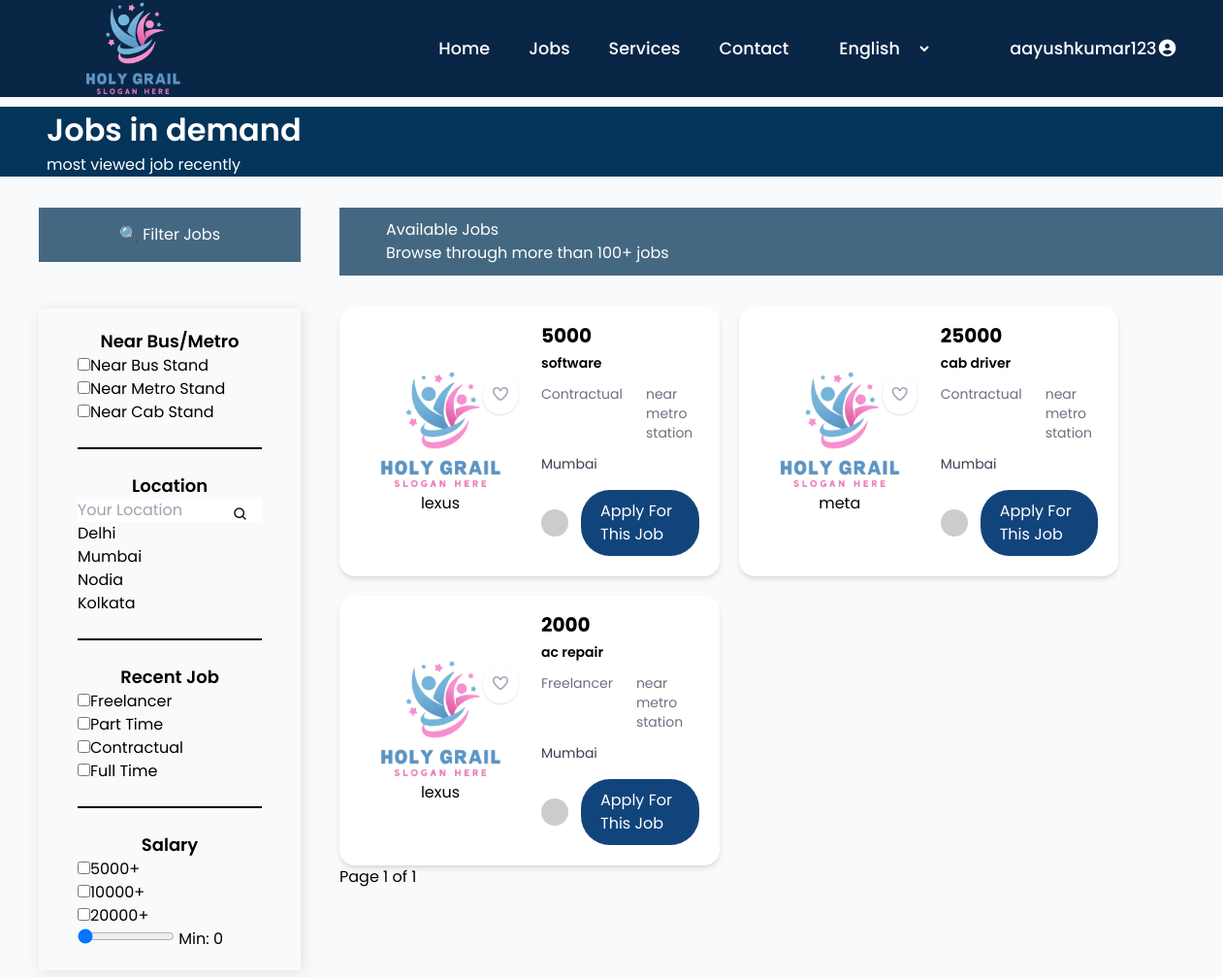
Page /jobs/ (signed in) on the committed database.
### jobs/models.py (models this page shows, shortened)
class Job(models.Model):
    employer = models.ForeignKey(
        settings.AUTH_USER_MODEL,
        on_delete=models.CASCADE,
        related_name="jobs",
        null=True,        # 👈 IMPORTANT
        blank=True
    )
    STATUS_CHOICES = (
        ("open", "Open"),
        ("closed", "Closed"),
    )
    title = models.CharField(max_length=200)
    company_name = models.CharField(max_length=200)
    location = models.CharField(max_length=100)
    job_type = models.CharField(max_length=50)
    companyEmail = models.EmailField(null=True,blank=True)
    salary = models.IntegerField()
    station = models.CharField(max_length=100)
    description = models.TextField(null=True,blank=True)
    created_at = models.DateTimeField(auto_now_add=True)
    experience = models.CharField(max_length=100)
    education= models.CharField(max_length=200)
    skills = models.CharField(max_length=400)
    shift = models.CharField(max_length=50)
    expires_at = models.DateField(null=True, blank=True)
    status = models.CharField(
        max_length=10,
        choices=STATUS_CHOICES,
        default="open"
    )

### jobs/views.py (the view)
# urls.py: path('', views.job_list, name='job_list'),
def job_list(request):
    Job.objects.filter(
        expires_at__lt=timezone.now().date()
    ).update(status="closed")
    jobs = Job.objects.filter(
        expires_at__gt=timezone.now().date(),
        status="open"
    )
    saved_jobs = SavedJob.objects.filter(user=request.user).values_list("job_id", flat=True)
    paginator = Paginator(jobs, 5)  # 5 jobs per page
    page_number = request.GET.get('page')
    jobs = paginator.get_page(page_number)
    return render(request, "jobs/jobs.html", {
        "jobs": jobs,
        "saved_jobs": saved_jobs
    })

### templates/jobs/jobs.html (shortened to what this page needs)
{% extends 'home.html' %}
{% load static %}
{% block csslink %}
<link rel="stylesheet" href="{%static 'css/style.css' %}" />
<link rel="stylesheet" href="{%static 'css/jobs.css' %}" />
<link rel="stylesheet" href="https://cdnjs.cloudflare.com/ajax/libs/font-awesome/7.0.1/css/all.min.css" />
{% endblock csslink %}
{% block body %}
<section class="occupation-section">
  <div class="occupation">
    <h2>Jobs in demand</h2>
    <p>most viewed job recently</p>
  </div>
  <div class="Jobsfordisplay">
    <div class="job-filter-container">
      <div class="job-filter-head">
        <span>🔍 Filter Jobs</span>
      </div>
      <div class="job-filter">
        <div title="stations" id="station-id">
          <h3>Near Bus/Metro</h3>
          <div class="station-container">
            <span>
              <input title="Bus Stand" type="checkbox" value="Bus" />Near Bus
              Stand
            </span>
            <span>
              <input title="Metro Station" type="checkbox" value="Metro" />Near
              Metro Stand
            </span>
            <span>
              <input title="Cab Stand" type="checkbox" value="Cab" />Near Cab
              Stand</span
            >
          </div>
        </div>
        <span class="line"></span>
        <div title="location" class="location">
          <h3>Location</h3>
          <div class="loctaion-container">
            <div class="location-search">
              <input type="text" placeholder="Your Location" id="location" />
              <i class="bx bx-search ml-2"></i>
            </div>
            <div class="all-location">
              <span class="location-item" data-value="Delhi">Delhi</span>
              <span class="location-item" data-value="Mumbai">Mumbai</span>
              <span class="location-item" data-value="Nodia">Nodia</span>
              <span class="location-item" data-value="Kolkata">Kolkata</span>
            </div>
          </div>
        </div>
        <span class="line"></span>
        <div title="jobs" class="type-job">
          <h3>Recent Job</h3>
          <div class="type-job-container">
            <span>
              <input
                type="checkbox"
                title="Freelancer"
                value="Freelancer"
              />Freelancer
            </span>
            <span>
              <input type="checkbox" title="Part Time" value="Part Time" />Part
              Time
            </span>
            <span>
              <input
                type="checkbox"
                title="Contractual"
                value="Contractual"
              />Contractual
            </span>
            <span>
              <input type="checkbox" title="Full Time" value="Full Time" />Full
              Time
            </span>
          </div>
        </div>
        <span class="line"></span>
        <div title="salary" class="salary">
          <h3>Salary</h3>
          <div class="salary-container">
            <span>
              <input type="checkbox" title="Freelancer" value="5000" />5000+
            </span>
            <span>
              <input type="checkbox" title="Freelancer" value="10000" />10000+
            </span>
            <span>
              <input type="checkbox" title="Freelancer" value="20000" />20000+
            </span>
          </div>
          <span class="salary-range">
            <input
              type="range"
              title="salary"
              id="salary-range"
              min="0"
              max="20000"
              step="1000"
              value="0"
            />
            <label>Min: <span id="range-value">0</span></label>
          </span>
        </div>
      </div>
    </div>
    <div class="jobs-container">
      <div>
        <div class="jlisthead">
          <div class="jlisthead-section">
            <h2>Available Jobs</h2>
            <p>Browse through more than 100+ jobs</p>
          </div>
        </div>
      </div>
      <div class="all-jobs">
        {% for job in jobs %}
        <div class="joblist bg-white rounded-2xl shadow-md p-4 w-[43%] flex gap-4 items-center"
                    data-job="{{ job.location }}"
                    data-type="{{ job.job_type }}"
                    data-salary="{{ job.salary }}"
                    data-station="{{ job.station }}">
              <div class="relative">
                  <img src="{% static 'images/logo.png' %}"
                  class="w-44 h-32 object-cover rounded-xl">
                  <span class="flex justify-evenly">
                  {{ job.company_name }}
                  </span>
                 {% if job.id in saved_jobs %}
                  <a href="{% url 'jobs:unsave_job' job.id %}"
                  class="absolute top-2 right-2 bg-white p-2 rounded-full shadow text-red-500">
                  <i class="fa-solid fa-heart"></i>
                  </a>
                  {% else %}
                  <a href="{% url 'jobs:save_job' job.id %}"
                  class="absolute top-2 right-2 bg-white p-2 rounded-full shadow text-gray-400">
                  <i class="fa-regular fa-heart"></i>
                  </a>
                {% endif %}
              </div>
              <div class="flex-1 w-200">
                <div class="flex items-center gap-3">
                    <h2 class="text-xl font-bold">{{ job.salary }}</h2>
                </div>
                <p class="text-black-500 text-sm mt-1 font-semibold">
                    {{ job.title }}
                </p>
                <div class="flex gap-6 text-gray-500 text-sm mt-3">
                    <span>{{ job.job_type }}</span>
                    <span>{{ job.station }}</span>
                </div>
                <p class="text-gray-700 mt-3 text-sm">
                  {{ job.location }}
                </p>
                <div class="flex items-center gap-2 mt-3">
                    <img src="https://i.pravatar.cc/40" class="w-7 h-7 rounded-full">
                  <div class="Apply-button">
                        <a href="{% url 'jobs:job_detail' job.id %}" class="Apply-btn">Apply For This Job</a>
                      </div>
                </div>
              </div>
        </div>
      {% endfor %}
      </div>
      <div class="pagination">
          Page {{ jobs.number }} of {{ jobs.paginator.num_pages }}
      </div>
    </div>
  </div>
</section>
{% endblock body %}

### templates/home.html (shortened to what this page needs)
{% load static %}
<!DOCTYPE html>
<html lang="en">
  <head>
    {% block csslink %}{% endblock csslink %}
    <script src="https://cdn.tailwindcss.com"></script>
    <link href="https://unpkg.com/boxicons@2.1.4/css/boxicons.min.css" rel="stylesheet" />
  </head>
  <body class="font-poppins relative bg-gray-50">
    <header class="bg-primary sticky top-0 z-50">
      <nav class="max-w-[1200px] mx-auto px-4">
        <div id="navbar" class="flex justify-between items-center h-[100px]">
          {% if user.profile.role == "seeker" %}
            <a href="{% url 'accounts:seeker_dashboard' %}">
              <img
                class="w-[100px] md:w-[180px]"
                src="{% static 'images/logo.png' %}"
                alt="LOGO"
              />
            </a>
          {% else %}
            <a href="{% url 'accounts:provider_dashboard' %}">
              <img
                class="w-[100px] md:w-[180px]"
                src="{% static 'images/logo.png' %}"
                alt="LOGO"
              />
            </a>
          {% endif %}
          <ul
            id="menu"
            class="hidden md:flex items-center list-none space-x-0 md:space-x-10 text-white font-medium text-[1.1rem]"
          >
          {% if user.profile.role == "seeker" %}
          <li>
            <a href="{% url 'accounts:seeker_dashboard' %}" class="hover:text-accent transition-colors"
              >Home</a
            >
          </li>
          {% else %}
          <li>
            <a href="{% url 'accounts:provider_dashboard' %}" class="hover:text-accent transition-colors"
              >Home</a
            >
          </li>
          {% endif %}
            <li class="relative group z-20">
              {% if user.profile.role == "seeker" %}
              <a href="{% url 'jobs:job_list' %}" class="hover:text-accent transition-colors"
                >Jobs</a
              >
              {% else %}
              <a href="{% url 'jobs:recruiter_dashboard' %}" class="hover:text-accent transition-colors"
                >Jobs</a
              >
              {% endif %}
            </li>
            <li class="relative group z-20">
              <a href="{% url 'Pages:services' %}" class="hover:text-accent transition-colors"
                >Services</a
              >
            </li>
            <li class="relative group">
              <a href="{% url 'Pages:contact' %}" class="hover:text-accent transition-colors"
                >Contact</a
              >
            </li>
            <li>
              <select
                title="language"
                class="lang-option bg-primary text-white p-2 rounded-lg border-none outline-none cursor-pointer md:ml-0"
              >
                <option value="English">English</option>
              </select>
            </li>
            <li class="hidden lg:block ml-10 p-0">
              <div class="signin-buttons relative">
                {% if user.is_authenticated %}
                  <div class="d-flex align-items-center gap-3">
                      <li class="relative group z-20">
                        <span  class="hover:text-accent transition-colors"
                          >{{ user.username }}<i class="fa-solid fa-circle-user"></i></
                    </li>
                  </div>
                  {% endif %}
              </div>
            </li>
          </ul>
        </div>
      </nav>
    </header>
{% block body %}{% endblock body %}
  </body>
</html>

### static/css/style.css (style rules this page uses)
html { scroll-behavior: smooth; }

### static/css/jobs.css (style rules this page uses)
.occupation { background: #03345a; color: #fff; padding: 0rem 3rem; margin-top: 10px; }
.occupation h2 { font-size: 2rem; font-weight: 600; }
.occupation-section .job-filter { min-width: 200px; margin-top: 3rem; display: flex; flex-direction: column; list-style: none; box-shadow: 2px 2px 15px rgba(0,0,0,0.1); padding: 20px 40px; max-height: 900px; }
.jlisthead { display: flex; justify-content: space-between; align-items: center; background: #456882; margin-top: 2rem; padding: 0.7rem 3rem; color: #fff; }
.jlisthead-section { display: grid; grid-template-rows: repeat(2,1fr); align-items: center; justify-items: start; }
.job-filter-head { background: #456882; color: #FFF; width: 100%; text-align: center; padding: 1rem 3.5rem; }
.line { width: 100%; height: 2px; background: #000000; margin: 1.5rem 0rem; }
.Jobsfordisplay { display: flex; justify-content: space-evenly; min-height: 900px; margin-bottom: 20px; }
.job-filter-container { min-width: 200px; max-width: 350px; margin-top: 2rem; display: flex; flex-direction: column; align-items: center; list-style: none; padding: 0px 40px; max-height: 900px; }
.jobs-container { width: 80%; }
.all-jobs { margin-top: 2rem; display: flex; flex-wrap: wrap; gap: 20px; }
#station-id { display: flex; flex-direction: column; }
.station-container { display: flex; flex-direction: column; align-items: start; }
.location { display: flex; flex-direction: column; justify-content: center; }
.location .all-location { display: flex; flex-direction: column; }
.loctaion-container { max-height: 200px; overflow-y: scroll; }
.type-job { display: flex; flex-direction: column }
.type-job-container { display: flex; flex-direction: column }
.salary-container { display: flex; flex-direction: column; }
.job-filter-container h3 { margin: 0px; text-align: center; font-size: large; font-weight: 600; }
.location-search { display: flex; }
.location-search input { width: 100%; outline: none; }
.location-search i { background: #ffffff; color: #000; margin-left: -30px; margin-top: 8px; cursor: pointer; }
.salary .salary-range input { width: 100px; }
.Apply-btn { padding: 10px 20px; background-color: #12447c; color: white; border-radius: 30px; margin: 5px; }
.Apply-button { display: flex; align-items: center; justify-content: center; }

### rows in the picture
Job: company_name "lexus", salary "5000", title "software", job_type "Contractual", station "near metro station", location "Mumbai"
Job: company_name "meta", salary "25000", title "cab driver", job_type "Contractual", station "near metro station", location "Mumbai"
Job: company_name "lexus", salary "2000", title "ac repair", job_type "Freelancer", station "near metro station", location "Mumbai"

### other values in the picture
{{ user.username }} "aayushkumar123"
{{ jobs.number }} "1"
{{ jobs.paginator.num_pages }} "1"
